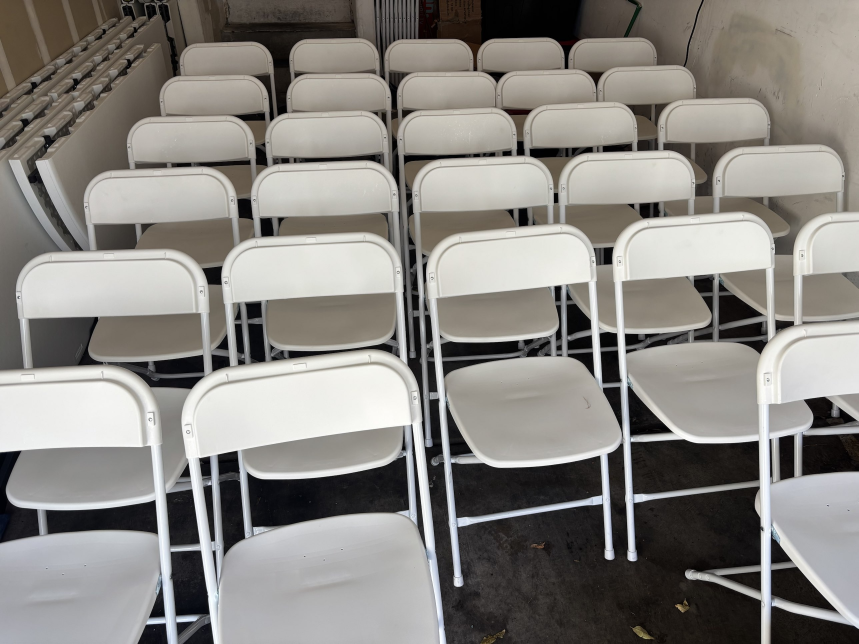
#> input picture big-business-rentals/gta/src_chairs.jpg, 2576 x 1932 px, found by its file name (shown at 1/3 size)
$ python gta_art.py
#> lines starting #> are read from the running program, lines starting #| are printed output that depends on the picture
"""Turn owner photos into a game-cover illustration look: painterly smoothing (cv2.stylization), colour quantization,
clean ink outlines (Canny on a smoothed image) and boosted contrast/saturation. The sunset grade is applied in the
flyer with a soft-light gradient so the photos stay true to the real equipment."""
import cv2, numpy as np
def art(src, dst, width=1400, k=18, sat=1.35, con=1.18):
#> called with src = 'gta/src_chairs.jpg', dst = 'gta/art_chairs.jpg', width = 1500, k = 18, sat = 1.35, con = 1.18
    im = cv2.imread(src); h, w = im.shape[:2]; im = cv2.resize(im, (width, int(h*width/w)), interpolation=cv2.INTER_AREA)
#> in art, im is the input picture: shape (1932, 2576, 3); mean B, G, R 129.7, 134.1, 137.1
#> after `h, w = im.shape[:2]`: h = 1932; w = 2576
    st = cv2.stylization(im, sigma_s=70, sigma_r=0.38)
    Z = st.reshape(-1, 3).astype(np.float32)
    _, lab, cen = cv2.kmeans(Z, k, None, (cv2.TERM_CRITERIA_EPS + cv2.TERM_CRITERIA_MAX_ITER, 20, 1.0), 2, cv2.KMEANS_PP_CENTERS)
#> cen = 18 rows, first 8: [0.554, 0.554, 0.652], [126.6, 134.8, 140], [233.4, 236.9, 236.5], [173.5, 173.9, 174.6], [79.14, 86.76, 93.04], [16.06, 15.77, 17.52], [48.13, 51.1, 54.96], [198.3, 202.6, 203.2]
    q = cen.astype(np.uint8)[lab.flatten()].reshape(st.shape)
    g = cv2.cvtColor(cv2.bilateralFilter(im, 9, 80, 80), cv2.COLOR_BGR2GRAY); g = cv2.GaussianBlur(g, (5, 5), 0)
    e = cv2.Canny(g, 40, 110); e = cv2.dilate(e, np.ones((2, 2), np.uint8), 1)
#> after `e = cv2.Canny(g, 40, 110)`:
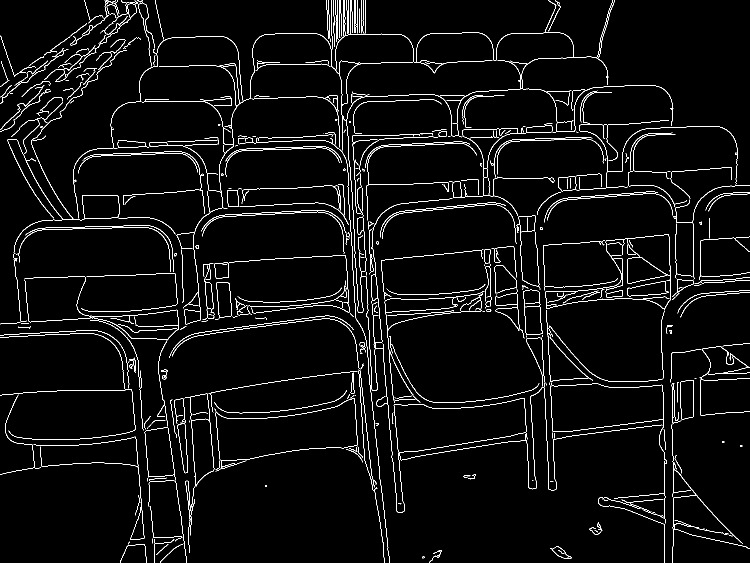
#> e: shape (1125, 1500) (shown at 1/2 size); 3.6% white in thin lines or dots
#> after `e = cv2.dilate(e, np.ones((2, 2), np.uint8), 1)`: e: shape (1125, 1500); 7.5% white in thin lines or dots
    n, labs, stats, _ = cv2.connectedComponentsWithStats(e, 8)              # drop speckle edges (floor grain)
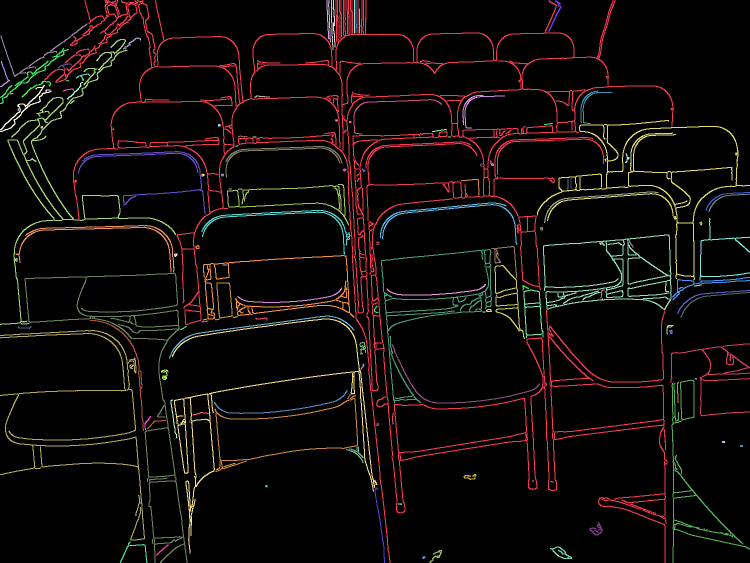
#> labs: shape (1125, 1500) int32 (shown at 1/2 size); 128 distinct labels, from 0 to 127; one colour per label, 0 black
#> n = 128; stats = 128 rows, first 6: [0, 0, 1500, 1125, 1561302], [88, 0, 1260, 1125, 48510], [653, 0, 9, 85, 339], [662, 0, 5, 100, 205], [666, 0, 5, 95, 211], [708, 0, 2, 67, 134]
    keep = np.zeros_like(e);
    for i in range(1, n):
        if stats[i, cv2.CC_STAT_AREA] >= 60: keep[labs == i] = 255
#> keep: shape (1125, 1500); 7.4% white in thin lines or dots
    out = q.copy(); out[keep > 0] = (25, 12, 20)
#> after `out[keep > 0] = (25, 12, 20)`: out: shape (1125, 1500, 3); mean B, G, R 113.3, 116, 119.4
    hsv = cv2.cvtColor(out, cv2.COLOR_BGR2HSV).astype(np.float32); hsv[..., 1] = np.clip(hsv[..., 1]*sat, 0, 255)
    out = cv2.cvtColor(hsv.astype(np.uint8), cv2.COLOR_HSV2BGR)
    out = cv2.convertScaleAbs(out, alpha=con, beta=-10)
    cv2.imwrite(dst, out, [cv2.IMWRITE_JPEG_QUALITY, 94])
if __name__ == '__main__':
    art('gta/src_chairs.jpg', 'gta/art_chairs.jpg', 1500)
    art('gta/src_tables.jpg', 'gta/art_tables.jpg', 1100, sat=1.5)
#> call 2 of art, with src = 'gta/src_tables.jpg', dst = 'gta/art_tables.jpg', width = 1100, k = 18, sat = 1.5, con = 1.18
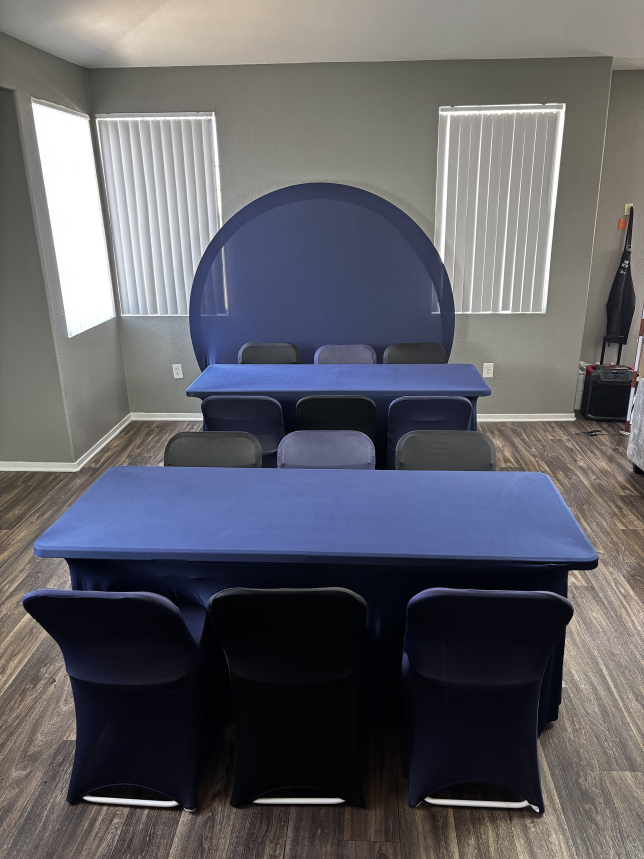
#> input picture big-business-rentals/gta/src_tables.jpg, 1932 x 2576 px, found by its file name (shown at 1/3 size)
#> in art, im is the input picture: shape (2576, 1932, 3); mean B, G, R 103.1, 96.7, 96.7
#> in art (call 2), `st = cv2.stylization(im, sigma_s=70, sigma_r=0.38)`:
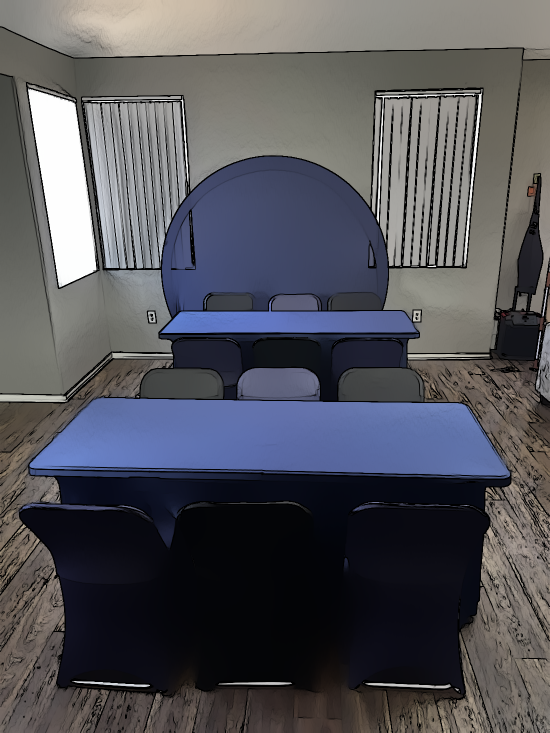
#> st: shape (1466, 1100, 3) (shown at 1/2 size); mean B, G, R 89.8, 83.5, 83.2
#> in art (call 2), `_, lab, cen = cv2.kmeans(Z, k, None, (cv2.TERM_CRITERIA_EPS + cv2.TERM..`: cen = 18 rows, first 8: [121.1, 128.1, 130.8], [18.41, 9.68, 9.17], [93.4, 66.01, 59.81], [252.1, 252.2, 251.9], [157.8, 162.3, 165.1], [167.4, 110.7, 93.92], [92.7, 99.8, 104.8], [137.8, 143.5, 146.1]
#> in art (call 2), `e = cv2.Canny(g, 40, 110)`: e: shape (1466, 1100); 2.4% white in thin lines or dots
#> in art (call 2), `e = cv2.dilate(e, np.ones((2, 2), np.uint8), 1)`: e: shape (1466, 1100); 5.1% white in thin lines or dots
#> in art (call 2), `n, labs, stats, _ = cv2.connectedComponentsWithStats(e, 8)`:
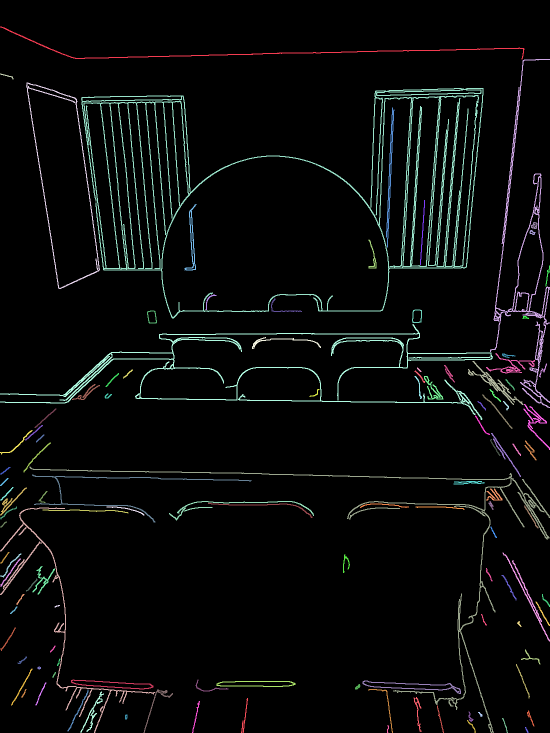
#> labs: shape (1466, 1100) int32 (shown at 1/2 size); 119 distinct labels, from 0 to 118; one colour per label, 0 black
#> in art (call 2), `n, labs, stats, _ = cv2.connectedComponentsWithStats(e, 8)`: n = 119; stats = 119 rows, first 6: [0, 0, 1100, 1466, 1530351], [0, 53, 1049, 66, 2274], [980, 118, 120, 698, 5975], [0, 147, 27, 12, 67], [52, 165, 148, 413, 2362], [162, 176, 805, 461, 26336]
#> after the loop in art (call 2), `for i in range(1, n):`: keep: shape (1466, 1100); 5.1% white in thin lines or dots
#> in art (call 2), `out[keep > 0] = (25, 12, 20)`: out: shape (1466, 1100, 3); mean B, G, R 89.1, 82.4, 82.4
#> in art (call 2), `hsv[..., 1] = np.clip(hsv[..., 1] * sat, 0, 255)`:
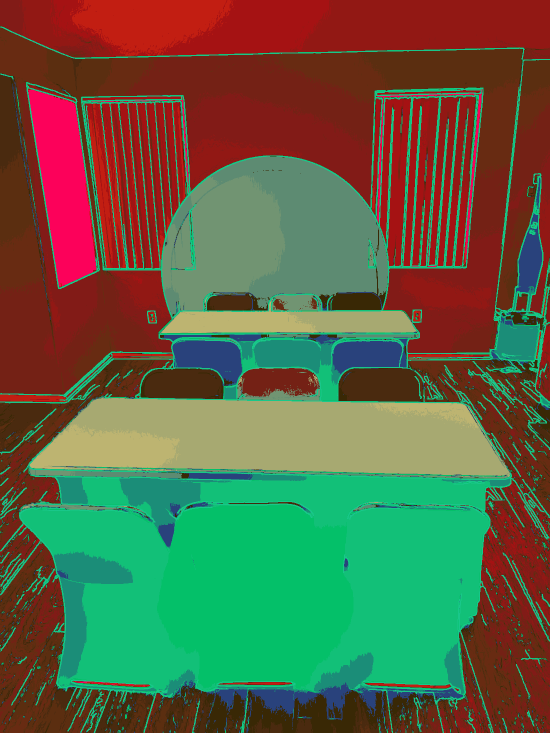
#> hsv: shape (1466, 1100, 3) float32 (shown at 1/2 size); mean B, G, R 67.1, 98.1, 93.3
#> in art (call 2), `out = cv2.convertScaleAbs(out, alpha=con, beta=-10)`:
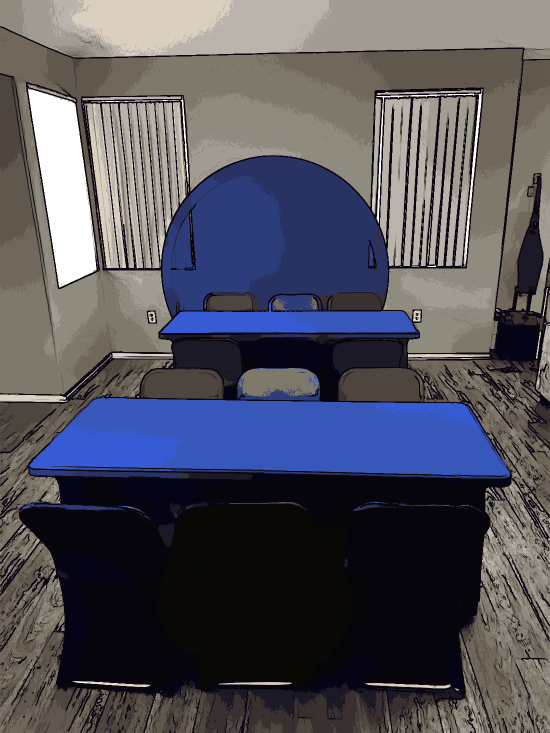
#> out: shape (1466, 1100, 3) (shown at 1/2 size); mean B, G, R 92.1, 82, 82.4
    print('ok')
